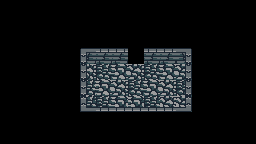

A level layout from a 2D game, rendered from its tile map. Below: a short description, then the map file with its tile-grid data intact:
An orthogonal 16x9 tile map with 16x16 px tiles, 2 tile layers (Tile Layer 1, wallsides) and 2 objects.

<map version="1.10" tiledversion="1.12.2" orientation="orthogonal" renderorder="right-down" width="16" height="9" tilewidth="16" tileheight="16" infinite="0" nextlayerid="4" nextobjectid="3">
 <tileset firstgid="1" source="../tiny_dungeon_tilesheet.tsx" />
 <layer id="1" name="Tile Layer 1" width="16" height="9">
  <data encoding="csv">
0,0,0,0,0,0,0,0,0,0,0,0,0,0,0,0,
0,0,0,0,0,0,0,0,0,0,0,0,0,0,0,0,
0,0,0,0,0,0,0,0,0,0,0,0,0,0,0,0,
0,0,0,0,0,36,52,52,0,52,52,37,0,0,0,0,
0,0,0,0,0,22,20,21,22,20,21,22,0,0,0,0,
0,0,0,0,0,4,21,22,20,21,22,20,0,0,0,0,
0,0,0,0,0,20,20,21,21,20,22,22,0,0,0,0,
0,0,0,0,0,0,0,0,0,0,0,0,0,0,0,0,
0,0,0,0,0,0,0,0,0,0,0,0,0,0,0,0
</data>
 </layer>
 <layer id="2" name="wallsides" width="16" height="9">
  <data encoding="csv">
0,0,0,0,0,0,0,0,0,0,0,0,0,0,0,0,
0,0,0,0,0,0,0,0,0,0,0,0,0,0,0,0,
0,0,0,0,0,0,0,0,0,0,0,0,0,0,0,0,
0,0,0,0,0,0,0,0,0,0,0,0,0,0,0,0,
0,0,0,0,0,41,0,0,0,0,0,38,0,0,0,0,
0,0,0,0,0,41,0,0,0,0,0,38,0,0,0,0,
0,0,0,0,0,50,49,49,49,49,49,51,0,0,0,0,
0,0,0,0,0,0,0,0,0,0,0,0,0,0,0,0,
0,0,0,0,0,0,0,0,0,0,0,0,0,0,0,0
</data>
 </layer>
 <objectgroup id="3" name="Object Layer 1">
  <object id="1" template="../templates/door2.tx" x="128" y="64">
   <properties>
    <property name="next_room" value="room_1.tmx" />
   </properties>
  </object>
  <object id="2" template="../templates/Player.tx" x="128" y="96" />
 </objectgroup>
</map>
